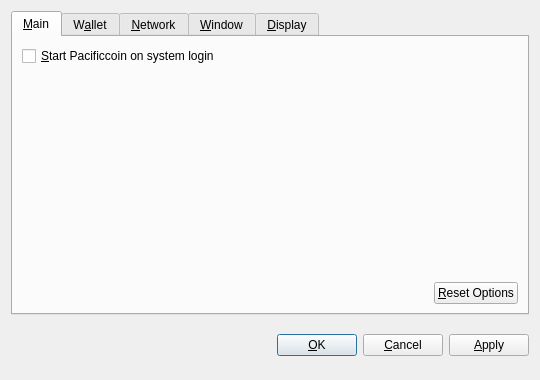
<?xml version="1.0" encoding="UTF-8"?>
<ui version="4.0">
 <class>OptionsDialog</class>
 <widget class="QDialog" name="OptionsDialog">
  <property name="geometry">
   <rect>
    <x>0</x>
    <y>0</y>
    <width>540</width>
    <height>380</height>
   </rect>
  </property>
  <property name="windowTitle">
   <string>Options</string>
  </property>
  <property name="modal">
   <bool>true</bool>
  </property>
  <layout class="QVBoxLayout" name="verticalLayout">
   <item>
    <widget class="QTabWidget" name="tabWidget">
     <property name="tabPosition">
      <enum>QTabWidget::North</enum>
     </property>
     <property name="currentIndex">
      <number>0</number>
     </property>
     <widget class="QWidget" name="tabMain">
      <attribute name="title">
       <string>&amp;Main</string>
      </attribute>
      <layout class="QVBoxLayout" name="verticalLayout_Main">
       <item>
        <widget class="QCheckBox" name="bitcoinAtStartup">
         <property name="toolTip">
          <string>Automatically start Pacificcoin after logging in to the system.</string>
         </property>
         <property name="text">
          <string>&amp;Start Pacificcoin on system login</string>
         </property>
        </widget>
       </item>
       <item>
        <spacer name="verticalSpacer_Main">
         <property name="orientation">
          <enum>Qt::Vertical</enum>
         </property>
         <property name="sizeHint" stdset="0">
          <size>
           <width>20</width>
           <height>40</height>
          </size>
         </property>
        </spacer>
       </item>
       <item>
        <layout class="QHBoxLayout" name="horizontalLayout_2_Main">
         <item>
          <spacer name="horizontalSpacer_2_Main">
           <property name="orientation">
            <enum>Qt::Horizontal</enum>
           </property>
           <property name="sizeHint" stdset="0">
            <size>
             <width>40</width>
             <height>20</height>
            </size>
           </property>
          </spacer>
         </item>
         <item>
          <widget class="QPushButton" name="resetButton">
           <property name="toolTip">
            <string>Reset all client options to default.</string>
           </property>
           <property name="text">
            <string>&amp;Reset Options</string>
           </property>
           <property name="autoDefault">
            <bool>false</bool>
           </property>
          </widget>
         </item>
        </layout>
       </item>
      </layout>
     </widget>
     <widget class="QWidget" name="tabWallet">
      <attribute name="title">
       <string>W&amp;allet</string>
      </attribute>
      <layout class="QVBoxLayout" name="verticalLayout_Network">
       <item>
        <widget class="QLabel" name="transactionFeeInfoLabel">
         <property name="text">
          <string>Optional transaction fee per kB that helps make sure your transactions are processed quickly. Most transactions are 1 kB.</string>
         </property>
         <property name="textFormat">
          <enum>Qt::PlainText</enum>
         </property>
         <property name="wordWrap">
          <bool>true</bool>
         </property>
        </widget>
       </item>
       <item>
        <layout class="QHBoxLayout" name="horizontalLayout_1_Main">
         <item>
          <widget class="QLabel" name="transactionFeeLabel">
           <property name="text">
            <string>Pay transaction &amp;fee</string>
           </property>
           <property name="textFormat">
            <enum>Qt::PlainText</enum>
           </property>
           <property name="buddy">
            <cstring>transactionFee</cstring>
           </property>
          </widget>
         </item>
         <item>
          <widget class="BitcoinAmountField" name="transactionFee"/>
         </item>
         <item>
          <spacer name="horizontalSpacer_1_Main">
           <property name="orientation">
            <enum>Qt::Horizontal</enum>
           </property>
           <property name="sizeHint" stdset="0">
            <size>
             <width>40</width>
             <height>20</height>
            </size>
           </property>
          </spacer>
         </item>
        </layout>
       </item>
       <item>
        <widget class="QLabel" name="label">
         <property name="text">
          <string>If you disable the spending of unconfirmed change, the change from a transaction cannot be used until that transaction has at least one confirmation. This also affects how your balance is computed.</string>
         </property>
         <property name="wordWrap">
          <bool>true</bool>
         </property>
        </widget>
       </item>
       <item>
        <widget class="QCheckBox" name="spendZeroConfChange">
         <property name="text">
          <string>Spend unconfirmed change  (experts only)</string>
         </property>
        </widget>
       </item>
       <item>
        <spacer name="verticalSpacer">
         <property name="orientation">
          <enum>Qt::Vertical</enum>
         </property>
         <property name="sizeHint" stdset="0">
          <size>
           <width>20</width>
           <height>40</height>
          </size>
         </property>
        </spacer>
       </item>
      </layout>
     </widget>
     <widget class="QWidget" name="tabNetwork">
      <attribute name="title">
       <string>&amp;Network</string>
      </attribute>
      <layout class="QVBoxLayout" name="verticalLayout_Network">
       <item>
        <widget class="QCheckBox" name="mapPortUpnp">
         <property name="toolTip">
          <string>Automatically open the Pacificcoin client port on the router. This only works when your router supports UPnP and it is enabled.</string>
         </property>
         <property name="text">
          <string>Map port using &amp;UPnP</string>
         </property>
        </widget>
       </item>
       <item>
        <widget class="QCheckBox" name="connectSocks">
         <property name="toolTip">
          <string>Connect to the Pacificcoin network through a SOCKS proxy (e.g. when connecting through Tor).</string>
         </property>
         <property name="text">
          <string>&amp;Connect through SOCKS proxy:</string>
         </property>
        </widget>
       </item>
       <item>
        <layout class="QHBoxLayout" name="horizontalLayout_Network">
         <item>
          <widget class="QLabel" name="proxyIpLabel">
           <property name="text">
            <string>Proxy &amp;IP:</string>
           </property>
           <property name="textFormat">
            <enum>Qt::PlainText</enum>
           </property>
           <property name="buddy">
            <cstring>proxyIp</cstring>
           </property>
          </widget>
         </item>
         <item>
          <widget class="QValidatedLineEdit" name="proxyIp">
           <property name="maximumSize">
            <size>
             <width>140</width>
             <height>16777215</height>
            </size>
           </property>
           <property name="toolTip">
            <string>IP address of the proxy (e.g. 127.0.0.1)</string>
           </property>
          </widget>
         </item>
         <item>
          <widget class="QLabel" name="proxyPortLabel">
           <property name="text">
            <string>&amp;Port:</string>
           </property>
           <property name="textFormat">
            <enum>Qt::PlainText</enum>
           </property>
           <property name="buddy">
            <cstring>proxyPort</cstring>
           </property>
          </widget>
         </item>
         <item>
          <widget class="QLineEdit" name="proxyPort">
           <property name="maximumSize">
            <size>
             <width>55</width>
             <height>16777215</height>
            </size>
           </property>
           <property name="toolTip">
            <string>Port of the proxy (e.g. 9050)</string>
           </property>
          </widget>
         </item>
         <item>
          <widget class="QLabel" name="socksVersionLabel">
           <property name="text">
            <string>SOCKS &amp;Version:</string>
           </property>
           <property name="textFormat">
            <enum>Qt::PlainText</enum>
           </property>
           <property name="buddy">
            <cstring>socksVersion</cstring>
           </property>
          </widget>
         </item>
         <item>
          <widget class="QValueComboBox" name="socksVersion">
           <property name="toolTip">
            <string>SOCKS version of the proxy (e.g. 5)</string>
           </property>
          </widget>
         </item>
         <item>
          <spacer name="horizontalSpacer_Network">
           <property name="orientation">
            <enum>Qt::Horizontal</enum>
           </property>
           <property name="sizeHint" stdset="0">
            <size>
             <width>40</width>
             <height>20</height>
            </size>
           </property>
          </spacer>
         </item>
        </layout>
       </item>
       <item>
        <spacer name="verticalSpacer_Network">
         <property name="orientation">
          <enum>Qt::Vertical</enum>
         </property>
         <property name="sizeHint" stdset="0">
          <size>
           <width>20</width>
           <height>40</height>
          </size>
         </property>
        </spacer>
       </item>
      </layout>
     </widget>
     <widget class="QWidget" name="tabWindow">
      <attribute name="title">
       <string>&amp;Window</string>
      </attribute>
      <layout class="QVBoxLayout" name="verticalLayout_Window">
       <item>
        <widget class="QCheckBox" name="minimizeToTray">
         <property name="toolTip">
          <string>Show only a tray icon after minimizing the window.</string>
         </property>
         <property name="text">
          <string>&amp;Minimize to the tray instead of the taskbar</string>
         </property>
        </widget>
       </item>
       <item>
        <widget class="QCheckBox" name="minimizeOnClose">
         <property name="toolTip">
          <string>Minimize instead of exit the application when the window is closed. When this option is enabled, the application will be closed only after selecting Quit in the menu.</string>
         </property>
         <property name="text">
          <string>M&amp;inimize on close</string>
         </property>
        </widget>
       </item>
       <item>
        <spacer name="verticalSpacer_Window">
         <property name="orientation">
          <enum>Qt::Vertical</enum>
         </property>
         <property name="sizeHint" stdset="0">
          <size>
           <width>20</width>
           <height>40</height>
          </size>
         </property>
        </spacer>
       </item>
      </layout>
     </widget>
     <widget class="QWidget" name="tabDisplay">
      <attribute name="title">
       <string>&amp;Display</string>
      </attribute>
      <layout class="QVBoxLayout" name="verticalLayout_Display">
       <item>
        <layout class="QHBoxLayout" name="horizontalLayout_1_Display">
         <item>
          <widget class="QLabel" name="langLabel">
           <property name="text">
            <string>User Interface &amp;language:</string>
           </property>
           <property name="textFormat">
            <enum>Qt::PlainText</enum>
           </property>
           <property name="buddy">
            <cstring>lang</cstring>
           </property>
          </widget>
         </item>
         <item>
          <widget class="QValueComboBox" name="lang">
           <property name="toolTip">
            <string>The user interface language can be set here. This setting will take effect after restarting Pacificcoin.</string>
           </property>
          </widget>
         </item>
        </layout>
       </item>
       <item>
        <layout class="QHBoxLayout" name="horizontalLayout_2_Display">
         <item>
          <widget class="QLabel" name="unitLabel">
           <property name="text">
            <string>&amp;Unit to show amounts in:</string>
           </property>
           <property name="textFormat">
            <enum>Qt::PlainText</enum>
           </property>
           <property name="buddy">
            <cstring>unit</cstring>
           </property>
          </widget>
         </item>
         <item>
          <widget class="QValueComboBox" name="unit">
           <property name="toolTip">
            <string>Choose the default subdivision unit to show in the interface and when sending coins.</string>
           </property>
          </widget>
         </item>
        </layout>
       </item>
       <item>
        <widget class="QCheckBox" name="displayAddresses">
         <property name="toolTip">
          <string>Whether to show Pacificcoin addresses in the transaction list or not.</string>
         </property>
         <property name="text">
          <string>&amp;Display addresses in transaction list</string>
         </property>
        </widget>
       </item>
       <item>
        <widget class="QCheckBox" name="coinControlFeatures">
         <property name="toolTip">
          <string>Whether to show coin control features or not.</string>
         </property>
         <property name="text">
          <string>Display coin &amp;control features (experts only!)</string>
         </property>
        </widget>
       </item>
       <item>
        <spacer name="verticalSpacer_Display">
         <property name="orientation">
          <enum>Qt::Vertical</enum>
         </property>
         <property name="sizeHint" stdset="0">
          <size>
           <width>20</width>
           <height>40</height>
          </size>
         </property>
        </spacer>
       </item>
      </layout>
     </widget>
    </widget>
   </item>
   <item>
    <layout class="QHBoxLayout" name="horizontalLayout_Buttons">
     <item>
      <spacer name="horizontalSpacer_1">
       <property name="orientation">
        <enum>Qt::Horizontal</enum>
       </property>
       <property name="sizeHint" stdset="0">
        <size>
         <width>40</width>
         <height>48</height>
        </size>
       </property>
      </spacer>
     </item>
     <item>
      <widget class="QLabel" name="statusLabel">
       <property name="font">
        <font>
         <weight>75</weight>
         <bold>true</bold>
        </font>
       </property>
       <property name="text">
        <string/>
       </property>
       <property name="textFormat">
        <enum>Qt::PlainText</enum>
       </property>
       <property name="wordWrap">
        <bool>true</bool>
       </property>
      </widget>
     </item>
     <item>
      <spacer name="horizontalSpacer_2">
       <property name="orientation">
        <enum>Qt::Horizontal</enum>
       </property>
       <property name="sizeHint" stdset="0">
        <size>
         <width>40</width>
         <height>48</height>
        </size>
       </property>
      </spacer>
     </item>
     <item>
      <widget class="QPushButton" name="okButton">
       <property name="text">
        <string>&amp;OK</string>
       </property>
      </widget>
     </item>
     <item>
      <widget class="QPushButton" name="cancelButton">
       <property name="text">
        <string>&amp;Cancel</string>
       </property>
       <property name="autoDefault">
        <bool>false</bool>
       </property>
      </widget>
     </item>
     <item>
      <widget class="QPushButton" name="applyButton">
       <property name="text">
        <string>&amp;Apply</string>
       </property>
       <property name="autoDefault">
        <bool>false</bool>
       </property>
      </widget>
     </item>
    </layout>
   </item>
  </layout>
 </widget>
 <customwidgets>
  <customwidget>
   <class>BitcoinAmountField</class>
   <extends>QSpinBox</extends>
   <header>bitcoinamountfield.h</header>
  </customwidget>
  <customwidget>
   <class>QValueComboBox</class>
   <extends>QComboBox</extends>
   <header>qvaluecombobox.h</header>
  </customwidget>
  <customwidget>
   <class>QValidatedLineEdit</class>
   <extends>QLineEdit</extends>
   <header>qvalidatedlineedit.h</header>
  </customwidget>
 </customwidgets>
 <resources/>
 <connections/>
</ui>
